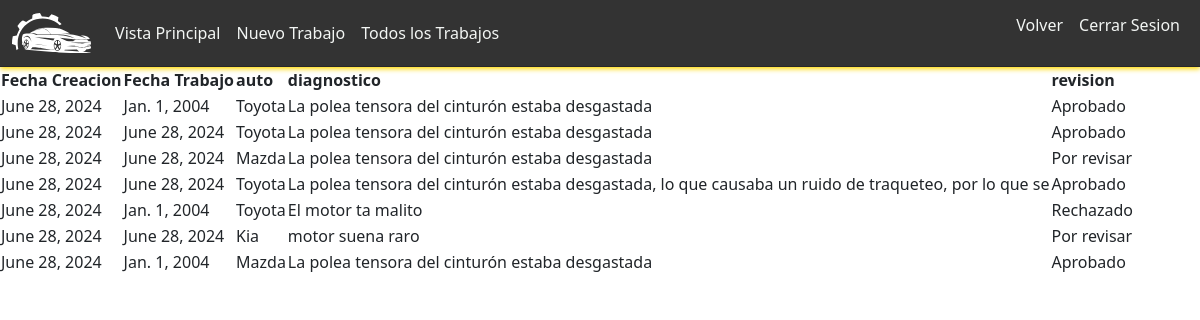
The page /admin_mecanico/trabajos (signed in) on the database its author committed.
### core/models.py (models this page shows)
class Trabajo(models.Model):
    ESTADO_REVISION = (
        ("Por revisar", "Por revisar"),
        ("Aprobado", "Aprobado"),
        ("Rechazado", "Rechazado"),
        ("Inactivo", "Inactivo"),
    )
    mecanico = models.ForeignKey(Mecanico, on_delete=models.CASCADE)
    foto_principal = models.ImageField(upload_to='fotos/', null=True)
    titulo = models.CharField(max_length=100, null=True)
    fecha_trabajo = models.DateField()
    fecha_creacion = models.DateField(auto_now_add=True, null=True)
    fecha_actualizacion = models.DateField(auto_now=True, null=True)
    auto = models.CharField(max_length=100)
    diagnostico = models.CharField(max_length=150)
    descripcion = models.TextField()
    revision = models.CharField(max_length=100, choices=ESTADO_REVISION)
    observaciones = models.TextField(null=True, blank=True)

### core/decorators.py (the view)
        def wrapper_func(request, *args, **kwargs):
            group = None
            if request.user.groups.exists():
                group = request.user.groups.all()[0].name
            if group in allowed_roles:
                return view_func(request, *args, **kwargs)
            else:
                return redirect("/auth_error")

### core/views.py (called while the page is built)
@allowed_users(allowed_roles=['mecanico'])
def admin_mecanico_trabajos(request):
    trabajos = Trabajo.objects.all()
    context = {"trabajos":trabajos}
    return render(request, "admin-mecanico-trabajos.html", context)

### templates/admin-mecanico-trabajos.html (shortened to what this page needs)
<!DOCTYPE html>
<html>
  <head>
    {% load static %}
      <link rel="stylesheet" href="{% static 'bootstrap-5.3.3/css/bootstrap.css' %}">
      <link rel="stylesheet" href="{% static 'css/navbar-admin.css' %}">
      <link rel="stylesheet" href="{% static 'css/admin-mecanico.css' %}">
  </head>
  <body>
  {% include "navbar-admin.html" %}
    <main>
        <table class="tabla-pulenta">
                <tr>
                    <th>Fecha Creacion</th>
                    <th>Fecha Trabajo</th>
                    <th>auto</th>
                    <th>diagnostico</th>
                    <th>revision</th>
                </tr>
                {% for trabajo in trabajos %}
                <tr>
                	<td>{{ trabajo.fecha_creacion }}</td>
                    <td>{{ trabajo.fecha_trabajo }}</td>
                    <td>{{ trabajo.auto }}</td>
                    <td>{{ trabajo.diagnostico }}</td>
                    <td>{{ trabajo.revision }}</td>
                </tr>
                {% endfor %}
            </table>
    </main>
  </body>
</html>

### rows shown on the page
Trabajo: fecha_creacion "June 28, 2024", fecha_trabajo "Jan. 1, 2004", auto "Toyota", diagnostico "La polea tensora del cinturón estaba desgastada", revision "Aprobado"
Trabajo: fecha_creacion "June 28, 2024", fecha_trabajo "June 28, 2024", auto "Toyota", diagnostico "La polea tensora del cinturón estaba desgastada", revision "Aprobado"
Trabajo: fecha_creacion "June 28, 2024", fecha_trabajo "June 28, 2024", auto "Mazda", diagnostico "La polea tensora del cinturón estaba desgastada", revision "Por revisar"
Trabajo: fecha_creacion "June 28, 2024", fecha_trabajo "June 28, 2024", auto "Toyota", diagnostico "La polea tensora del cinturón estaba desgastada, lo que causaba un ruido de traqueteo, por lo que se", revision "Aprobado"
Trabajo: fecha_creacion "June 28, 2024", fecha_trabajo "Jan. 1, 2004", auto "Toyota", diagnostico "El motor ta malito", revision "Rechazado"
Trabajo: fecha_creacion "June 28, 2024", fecha_trabajo "June 28, 2024", auto "Kia", diagnostico "motor suena raro", revision "Por revisar"
Trabajo: fecha_creacion "June 28, 2024", fecha_trabajo "Jan. 1, 2004", auto "Mazda", diagnostico "La polea tensora del cinturón estaba desgastada", revision "Aprobado"
